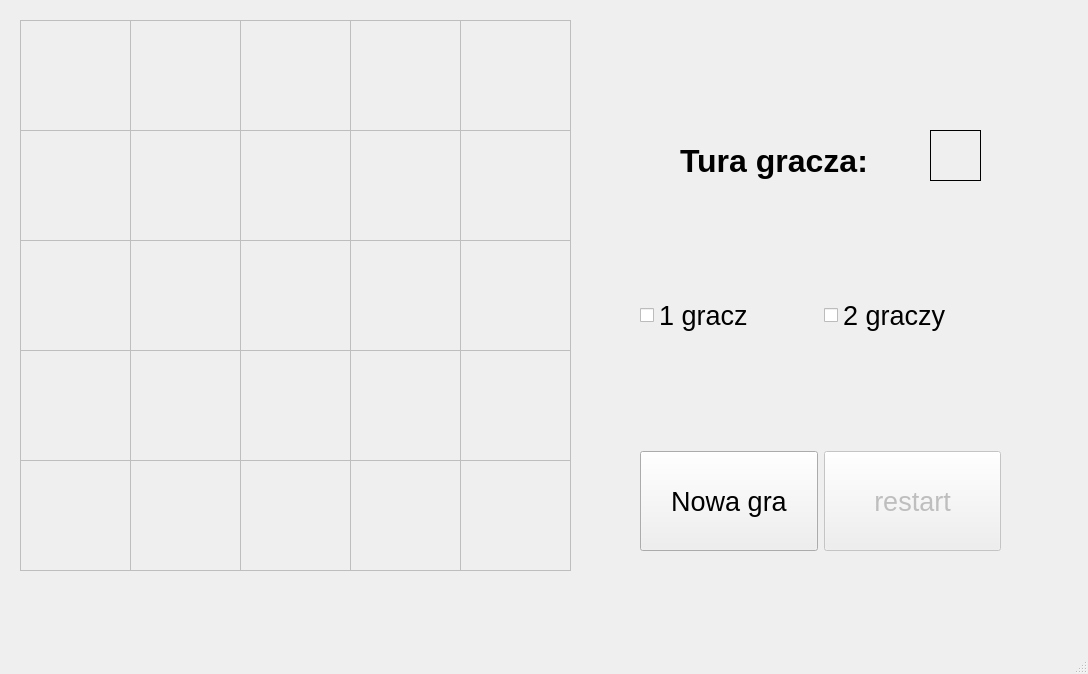
<?xml version="1.0" encoding="UTF-8"?>
<ui version="4.0">
 <class>MainWindow</class>
 <widget class="QMainWindow" name="MainWindow">
  <property name="geometry">
   <rect>
    <x>0</x>
    <y>0</y>
    <width>1088</width>
    <height>674</height>
   </rect>
  </property>
  <property name="windowTitle">
   <string>MainWindow</string>
  </property>
  <widget class="QWidget" name="centralwidget">
   <widget class="QLabel" name="lab1">
    <property name="enabled">
     <bool>false</bool>
    </property>
    <property name="geometry">
     <rect>
      <x>20</x>
      <y>20</y>
      <width>111</width>
      <height>111</height>
     </rect>
    </property>
    <property name="minimumSize">
     <size>
      <width>0</width>
      <height>0</height>
     </size>
    </property>
    <property name="maximumSize">
     <size>
      <width>1240</width>
      <height>1240</height>
     </size>
    </property>
    <property name="cursor">
     <cursorShape>ArrowCursor</cursorShape>
    </property>
    <property name="mouseTracking">
     <bool>true</bool>
    </property>
    <property name="contextMenuPolicy">
     <enum>Qt::ActionsContextMenu</enum>
    </property>
    <property name="frameShape">
     <enum>QFrame::Box</enum>
    </property>
    <property name="text">
     <string/>
    </property>
   </widget>
   <widget class="QLabel" name="lab2">
    <property name="enabled">
     <bool>false</bool>
    </property>
    <property name="geometry">
     <rect>
      <x>130</x>
      <y>20</y>
      <width>111</width>
      <height>111</height>
     </rect>
    </property>
    <property name="cursor">
     <cursorShape>ArrowCursor</cursorShape>
    </property>
    <property name="frameShape">
     <enum>QFrame::Box</enum>
    </property>
    <property name="text">
     <string/>
    </property>
   </widget>
   <widget class="QLabel" name="lab3">
    <property name="enabled">
     <bool>false</bool>
    </property>
    <property name="geometry">
     <rect>
      <x>240</x>
      <y>20</y>
      <width>111</width>
      <height>111</height>
     </rect>
    </property>
    <property name="cursor">
     <cursorShape>ArrowCursor</cursorShape>
    </property>
    <property name="frameShape">
     <enum>QFrame::Box</enum>
    </property>
    <property name="text">
     <string/>
    </property>
   </widget>
   <widget class="QLabel" name="lab4">
    <property name="enabled">
     <bool>false</bool>
    </property>
    <property name="geometry">
     <rect>
      <x>350</x>
      <y>20</y>
      <width>111</width>
      <height>111</height>
     </rect>
    </property>
    <property name="cursor">
     <cursorShape>ArrowCursor</cursorShape>
    </property>
    <property name="frameShape">
     <enum>QFrame::Box</enum>
    </property>
    <property name="text">
     <string/>
    </property>
   </widget>
   <widget class="QLabel" name="lab5">
    <property name="enabled">
     <bool>false</bool>
    </property>
    <property name="geometry">
     <rect>
      <x>460</x>
      <y>20</y>
      <width>111</width>
      <height>111</height>
     </rect>
    </property>
    <property name="cursor">
     <cursorShape>ArrowCursor</cursorShape>
    </property>
    <property name="frameShape">
     <enum>QFrame::Box</enum>
    </property>
    <property name="text">
     <string/>
    </property>
   </widget>
   <widget class="QLabel" name="lab6">
    <property name="enabled">
     <bool>false</bool>
    </property>
    <property name="geometry">
     <rect>
      <x>20</x>
      <y>130</y>
      <width>111</width>
      <height>111</height>
     </rect>
    </property>
    <property name="cursor">
     <cursorShape>ArrowCursor</cursorShape>
    </property>
    <property name="frameShape">
     <enum>QFrame::Box</enum>
    </property>
    <property name="text">
     <string/>
    </property>
   </widget>
   <widget class="QLabel" name="lab7">
    <property name="enabled">
     <bool>false</bool>
    </property>
    <property name="geometry">
     <rect>
      <x>130</x>
      <y>130</y>
      <width>111</width>
      <height>111</height>
     </rect>
    </property>
    <property name="cursor">
     <cursorShape>ArrowCursor</cursorShape>
    </property>
    <property name="frameShape">
     <enum>QFrame::Box</enum>
    </property>
    <property name="text">
     <string/>
    </property>
   </widget>
   <widget class="QLabel" name="lab8">
    <property name="enabled">
     <bool>false</bool>
    </property>
    <property name="geometry">
     <rect>
      <x>240</x>
      <y>130</y>
      <width>111</width>
      <height>111</height>
     </rect>
    </property>
    <property name="cursor">
     <cursorShape>ArrowCursor</cursorShape>
    </property>
    <property name="frameShape">
     <enum>QFrame::Box</enum>
    </property>
    <property name="text">
     <string/>
    </property>
   </widget>
   <widget class="QLabel" name="lab9">
    <property name="enabled">
     <bool>false</bool>
    </property>
    <property name="geometry">
     <rect>
      <x>350</x>
      <y>130</y>
      <width>111</width>
      <height>111</height>
     </rect>
    </property>
    <property name="cursor">
     <cursorShape>ArrowCursor</cursorShape>
    </property>
    <property name="frameShape">
     <enum>QFrame::Box</enum>
    </property>
    <property name="text">
     <string/>
    </property>
   </widget>
   <widget class="QLabel" name="turagracza">
    <property name="geometry">
     <rect>
      <x>680</x>
      <y>140</y>
      <width>241</width>
      <height>41</height>
     </rect>
    </property>
    <property name="font">
     <font>
      <pointsize>24</pointsize>
      <weight>75</weight>
      <bold>true</bold>
     </font>
    </property>
    <property name="text">
     <string>Tura gracza:</string>
    </property>
   </widget>
   <widget class="QLabel" name="turalabel">
    <property name="geometry">
     <rect>
      <x>930</x>
      <y>130</y>
      <width>51</width>
      <height>51</height>
     </rect>
    </property>
    <property name="frameShape">
     <enum>QFrame::Box</enum>
    </property>
    <property name="text">
     <string/>
    </property>
   </widget>
   <widget class="QWidget" name="layoutWidget">
    <property name="geometry">
     <rect>
      <x>640</x>
      <y>450</y>
      <width>361</width>
      <height>102</height>
     </rect>
    </property>
    <layout class="QHBoxLayout" name="horizontalLayout">
     <item>
      <widget class="QPushButton" name="nowagra">
       <property name="minimumSize">
        <size>
         <width>100</width>
         <height>100</height>
        </size>
       </property>
       <property name="font">
        <font>
         <pointsize>20</pointsize>
        </font>
       </property>
       <property name="text">
        <string>Nowa gra</string>
       </property>
      </widget>
     </item>
     <item>
      <widget class="QPushButton" name="restart">
       <property name="enabled">
        <bool>false</bool>
       </property>
       <property name="minimumSize">
        <size>
         <width>0</width>
         <height>100</height>
        </size>
       </property>
       <property name="font">
        <font>
         <pointsize>20</pointsize>
        </font>
       </property>
       <property name="text">
        <string>restart</string>
       </property>
      </widget>
     </item>
    </layout>
   </widget>
   <widget class="QPushButton" name="b1">
    <property name="geometry">
     <rect>
      <x>20</x>
      <y>20</y>
      <width>111</width>
      <height>111</height>
     </rect>
    </property>
    <property name="cursor">
     <cursorShape>ArrowCursor</cursorShape>
    </property>
    <property name="contextMenuPolicy">
     <enum>Qt::NoContextMenu</enum>
    </property>
    <property name="text">
     <string/>
    </property>
    <property name="flat">
     <bool>true</bool>
    </property>
   </widget>
   <widget class="QPushButton" name="b2">
    <property name="geometry">
     <rect>
      <x>130</x>
      <y>20</y>
      <width>111</width>
      <height>111</height>
     </rect>
    </property>
    <property name="text">
     <string/>
    </property>
    <property name="flat">
     <bool>true</bool>
    </property>
   </widget>
   <widget class="QPushButton" name="b3">
    <property name="geometry">
     <rect>
      <x>240</x>
      <y>20</y>
      <width>111</width>
      <height>111</height>
     </rect>
    </property>
    <property name="text">
     <string/>
    </property>
    <property name="flat">
     <bool>true</bool>
    </property>
   </widget>
   <widget class="QPushButton" name="b4">
    <property name="geometry">
     <rect>
      <x>350</x>
      <y>20</y>
      <width>111</width>
      <height>111</height>
     </rect>
    </property>
    <property name="text">
     <string/>
    </property>
    <property name="flat">
     <bool>true</bool>
    </property>
   </widget>
   <widget class="QPushButton" name="b5">
    <property name="geometry">
     <rect>
      <x>460</x>
      <y>20</y>
      <width>111</width>
      <height>111</height>
     </rect>
    </property>
    <property name="text">
     <string/>
    </property>
    <property name="flat">
     <bool>true</bool>
    </property>
   </widget>
   <widget class="QPushButton" name="b6">
    <property name="geometry">
     <rect>
      <x>20</x>
      <y>130</y>
      <width>111</width>
      <height>111</height>
     </rect>
    </property>
    <property name="text">
     <string/>
    </property>
    <property name="flat">
     <bool>true</bool>
    </property>
   </widget>
   <widget class="QPushButton" name="b7">
    <property name="geometry">
     <rect>
      <x>130</x>
      <y>130</y>
      <width>111</width>
      <height>111</height>
     </rect>
    </property>
    <property name="text">
     <string/>
    </property>
    <property name="flat">
     <bool>true</bool>
    </property>
   </widget>
   <widget class="QPushButton" name="b8">
    <property name="geometry">
     <rect>
      <x>240</x>
      <y>130</y>
      <width>111</width>
      <height>111</height>
     </rect>
    </property>
    <property name="text">
     <string/>
    </property>
    <property name="flat">
     <bool>true</bool>
    </property>
   </widget>
   <widget class="QPushButton" name="b9">
    <property name="geometry">
     <rect>
      <x>350</x>
      <y>130</y>
      <width>111</width>
      <height>111</height>
     </rect>
    </property>
    <property name="text">
     <string/>
    </property>
    <property name="flat">
     <bool>true</bool>
    </property>
   </widget>
   <widget class="QLabel" name="lab10">
    <property name="enabled">
     <bool>false</bool>
    </property>
    <property name="geometry">
     <rect>
      <x>460</x>
      <y>130</y>
      <width>111</width>
      <height>111</height>
     </rect>
    </property>
    <property name="mouseTracking">
     <bool>true</bool>
    </property>
    <property name="frameShape">
     <enum>QFrame::Box</enum>
    </property>
    <property name="text">
     <string/>
    </property>
   </widget>
   <widget class="QPushButton" name="b10">
    <property name="enabled">
     <bool>true</bool>
    </property>
    <property name="geometry">
     <rect>
      <x>460</x>
      <y>130</y>
      <width>111</width>
      <height>111</height>
     </rect>
    </property>
    <property name="text">
     <string/>
    </property>
    <property name="flat">
     <bool>true</bool>
    </property>
   </widget>
   <widget class="QLabel" name="lab11">
    <property name="enabled">
     <bool>false</bool>
    </property>
    <property name="geometry">
     <rect>
      <x>20</x>
      <y>240</y>
      <width>111</width>
      <height>111</height>
     </rect>
    </property>
    <property name="frameShape">
     <enum>QFrame::Box</enum>
    </property>
    <property name="text">
     <string/>
    </property>
   </widget>
   <widget class="QLabel" name="lab12">
    <property name="enabled">
     <bool>false</bool>
    </property>
    <property name="geometry">
     <rect>
      <x>130</x>
      <y>240</y>
      <width>111</width>
      <height>111</height>
     </rect>
    </property>
    <property name="frameShape">
     <enum>QFrame::Box</enum>
    </property>
    <property name="text">
     <string/>
    </property>
   </widget>
   <widget class="QLabel" name="lab13">
    <property name="enabled">
     <bool>false</bool>
    </property>
    <property name="geometry">
     <rect>
      <x>240</x>
      <y>240</y>
      <width>111</width>
      <height>111</height>
     </rect>
    </property>
    <property name="frameShape">
     <enum>QFrame::Box</enum>
    </property>
    <property name="text">
     <string/>
    </property>
   </widget>
   <widget class="QLabel" name="lab14">
    <property name="enabled">
     <bool>false</bool>
    </property>
    <property name="geometry">
     <rect>
      <x>350</x>
      <y>240</y>
      <width>111</width>
      <height>111</height>
     </rect>
    </property>
    <property name="frameShape">
     <enum>QFrame::Box</enum>
    </property>
    <property name="text">
     <string/>
    </property>
   </widget>
   <widget class="QLabel" name="lab15">
    <property name="enabled">
     <bool>false</bool>
    </property>
    <property name="geometry">
     <rect>
      <x>460</x>
      <y>240</y>
      <width>111</width>
      <height>111</height>
     </rect>
    </property>
    <property name="frameShape">
     <enum>QFrame::Box</enum>
    </property>
    <property name="text">
     <string/>
    </property>
   </widget>
   <widget class="QLabel" name="lab16">
    <property name="enabled">
     <bool>false</bool>
    </property>
    <property name="geometry">
     <rect>
      <x>20</x>
      <y>350</y>
      <width>111</width>
      <height>111</height>
     </rect>
    </property>
    <property name="frameShape">
     <enum>QFrame::Box</enum>
    </property>
    <property name="text">
     <string/>
    </property>
   </widget>
   <widget class="QLabel" name="lab17">
    <property name="enabled">
     <bool>false</bool>
    </property>
    <property name="geometry">
     <rect>
      <x>130</x>
      <y>350</y>
      <width>111</width>
      <height>111</height>
     </rect>
    </property>
    <property name="frameShape">
     <enum>QFrame::Box</enum>
    </property>
    <property name="text">
     <string/>
    </property>
   </widget>
   <widget class="QLabel" name="lab18">
    <property name="enabled">
     <bool>false</bool>
    </property>
    <property name="geometry">
     <rect>
      <x>240</x>
      <y>350</y>
      <width>111</width>
      <height>111</height>
     </rect>
    </property>
    <property name="frameShape">
     <enum>QFrame::Box</enum>
    </property>
    <property name="text">
     <string/>
    </property>
   </widget>
   <widget class="QLabel" name="lab19">
    <property name="enabled">
     <bool>false</bool>
    </property>
    <property name="geometry">
     <rect>
      <x>350</x>
      <y>350</y>
      <width>111</width>
      <height>111</height>
     </rect>
    </property>
    <property name="frameShape">
     <enum>QFrame::Box</enum>
    </property>
    <property name="text">
     <string/>
    </property>
   </widget>
   <widget class="QLabel" name="lab20">
    <property name="enabled">
     <bool>false</bool>
    </property>
    <property name="geometry">
     <rect>
      <x>460</x>
      <y>350</y>
      <width>111</width>
      <height>111</height>
     </rect>
    </property>
    <property name="frameShape">
     <enum>QFrame::Box</enum>
    </property>
    <property name="text">
     <string/>
    </property>
   </widget>
   <widget class="QLabel" name="lab21">
    <property name="enabled">
     <bool>false</bool>
    </property>
    <property name="geometry">
     <rect>
      <x>20</x>
      <y>460</y>
      <width>111</width>
      <height>111</height>
     </rect>
    </property>
    <property name="frameShape">
     <enum>QFrame::Box</enum>
    </property>
    <property name="text">
     <string/>
    </property>
   </widget>
   <widget class="QLabel" name="lab22">
    <property name="enabled">
     <bool>false</bool>
    </property>
    <property name="geometry">
     <rect>
      <x>130</x>
      <y>460</y>
      <width>111</width>
      <height>111</height>
     </rect>
    </property>
    <property name="frameShape">
     <enum>QFrame::Box</enum>
    </property>
    <property name="text">
     <string/>
    </property>
   </widget>
   <widget class="QLabel" name="lab23">
    <property name="enabled">
     <bool>false</bool>
    </property>
    <property name="geometry">
     <rect>
      <x>240</x>
      <y>460</y>
      <width>111</width>
      <height>111</height>
     </rect>
    </property>
    <property name="frameShape">
     <enum>QFrame::Box</enum>
    </property>
    <property name="text">
     <string/>
    </property>
   </widget>
   <widget class="QLabel" name="lab24">
    <property name="enabled">
     <bool>false</bool>
    </property>
    <property name="geometry">
     <rect>
      <x>350</x>
      <y>460</y>
      <width>111</width>
      <height>111</height>
     </rect>
    </property>
    <property name="frameShape">
     <enum>QFrame::Box</enum>
    </property>
    <property name="text">
     <string/>
    </property>
   </widget>
   <widget class="QLabel" name="lab25">
    <property name="enabled">
     <bool>false</bool>
    </property>
    <property name="geometry">
     <rect>
      <x>460</x>
      <y>460</y>
      <width>111</width>
      <height>111</height>
     </rect>
    </property>
    <property name="frameShape">
     <enum>QFrame::Box</enum>
    </property>
    <property name="text">
     <string/>
    </property>
   </widget>
   <widget class="QPushButton" name="b11">
    <property name="geometry">
     <rect>
      <x>20</x>
      <y>240</y>
      <width>111</width>
      <height>111</height>
     </rect>
    </property>
    <property name="text">
     <string/>
    </property>
    <property name="flat">
     <bool>true</bool>
    </property>
   </widget>
   <widget class="QPushButton" name="b12">
    <property name="geometry">
     <rect>
      <x>130</x>
      <y>240</y>
      <width>111</width>
      <height>111</height>
     </rect>
    </property>
    <property name="text">
     <string/>
    </property>
    <property name="flat">
     <bool>true</bool>
    </property>
   </widget>
   <widget class="QPushButton" name="b13">
    <property name="geometry">
     <rect>
      <x>240</x>
      <y>240</y>
      <width>111</width>
      <height>111</height>
     </rect>
    </property>
    <property name="text">
     <string/>
    </property>
    <property name="flat">
     <bool>true</bool>
    </property>
   </widget>
   <widget class="QPushButton" name="b14">
    <property name="geometry">
     <rect>
      <x>350</x>
      <y>240</y>
      <width>111</width>
      <height>111</height>
     </rect>
    </property>
    <property name="text">
     <string/>
    </property>
    <property name="flat">
     <bool>true</bool>
    </property>
   </widget>
   <widget class="QPushButton" name="b15">
    <property name="enabled">
     <bool>true</bool>
    </property>
    <property name="geometry">
     <rect>
      <x>460</x>
      <y>240</y>
      <width>111</width>
      <height>111</height>
     </rect>
    </property>
    <property name="text">
     <string/>
    </property>
    <property name="flat">
     <bool>true</bool>
    </property>
   </widget>
   <widget class="QPushButton" name="b16">
    <property name="geometry">
     <rect>
      <x>20</x>
      <y>350</y>
      <width>111</width>
      <height>111</height>
     </rect>
    </property>
    <property name="text">
     <string/>
    </property>
    <property name="flat">
     <bool>true</bool>
    </property>
   </widget>
   <widget class="QPushButton" name="b20">
    <property name="geometry">
     <rect>
      <x>460</x>
      <y>350</y>
      <width>111</width>
      <height>111</height>
     </rect>
    </property>
    <property name="text">
     <string/>
    </property>
    <property name="flat">
     <bool>true</bool>
    </property>
   </widget>
   <widget class="QPushButton" name="b19">
    <property name="geometry">
     <rect>
      <x>350</x>
      <y>350</y>
      <width>111</width>
      <height>111</height>
     </rect>
    </property>
    <property name="text">
     <string/>
    </property>
    <property name="flat">
     <bool>true</bool>
    </property>
   </widget>
   <widget class="QPushButton" name="b18">
    <property name="geometry">
     <rect>
      <x>240</x>
      <y>350</y>
      <width>111</width>
      <height>111</height>
     </rect>
    </property>
    <property name="text">
     <string/>
    </property>
    <property name="flat">
     <bool>true</bool>
    </property>
   </widget>
   <widget class="QPushButton" name="b17">
    <property name="geometry">
     <rect>
      <x>130</x>
      <y>350</y>
      <width>111</width>
      <height>111</height>
     </rect>
    </property>
    <property name="text">
     <string/>
    </property>
    <property name="flat">
     <bool>true</bool>
    </property>
   </widget>
   <widget class="QPushButton" name="b21">
    <property name="geometry">
     <rect>
      <x>20</x>
      <y>460</y>
      <width>111</width>
      <height>111</height>
     </rect>
    </property>
    <property name="text">
     <string/>
    </property>
    <property name="flat">
     <bool>true</bool>
    </property>
   </widget>
   <widget class="QPushButton" name="b22">
    <property name="geometry">
     <rect>
      <x>130</x>
      <y>460</y>
      <width>111</width>
      <height>111</height>
     </rect>
    </property>
    <property name="text">
     <string/>
    </property>
    <property name="flat">
     <bool>true</bool>
    </property>
   </widget>
   <widget class="QPushButton" name="b23">
    <property name="geometry">
     <rect>
      <x>240</x>
      <y>460</y>
      <width>111</width>
      <height>111</height>
     </rect>
    </property>
    <property name="text">
     <string/>
    </property>
    <property name="flat">
     <bool>true</bool>
    </property>
   </widget>
   <widget class="QPushButton" name="b24">
    <property name="geometry">
     <rect>
      <x>350</x>
      <y>460</y>
      <width>111</width>
      <height>111</height>
     </rect>
    </property>
    <property name="text">
     <string/>
    </property>
    <property name="flat">
     <bool>true</bool>
    </property>
   </widget>
   <widget class="QPushButton" name="b25">
    <property name="geometry">
     <rect>
      <x>460</x>
      <y>460</y>
      <width>111</width>
      <height>111</height>
     </rect>
    </property>
    <property name="text">
     <string/>
    </property>
    <property name="flat">
     <bool>true</bool>
    </property>
   </widget>
   <widget class="QWidget" name="layoutWidget">
    <property name="geometry">
     <rect>
      <x>640</x>
      <y>270</y>
      <width>361</width>
      <height>91</height>
     </rect>
    </property>
    <layout class="QHBoxLayout" name="horizontalLayout_3">
     <item>
      <widget class="QCheckBox" name="solo">
       <property name="font">
        <font>
         <pointsize>20</pointsize>
        </font>
       </property>
       <property name="text">
        <string>1 gracz</string>
       </property>
      </widget>
     </item>
     <item>
      <widget class="QCheckBox" name="duo">
       <property name="font">
        <font>
         <pointsize>20</pointsize>
        </font>
       </property>
       <property name="text">
        <string>2 graczy</string>
       </property>
      </widget>
     </item>
    </layout>
   </widget>
  </widget>
  <widget class="QMenuBar" name="menubar">
   <property name="geometry">
    <rect>
     <x>0</x>
     <y>0</y>
     <width>1088</width>
     <height>21</height>
    </rect>
   </property>
  </widget>
  <widget class="QStatusBar" name="statusbar"/>
 </widget>
 <resources/>
 <connections/>
</ui>
